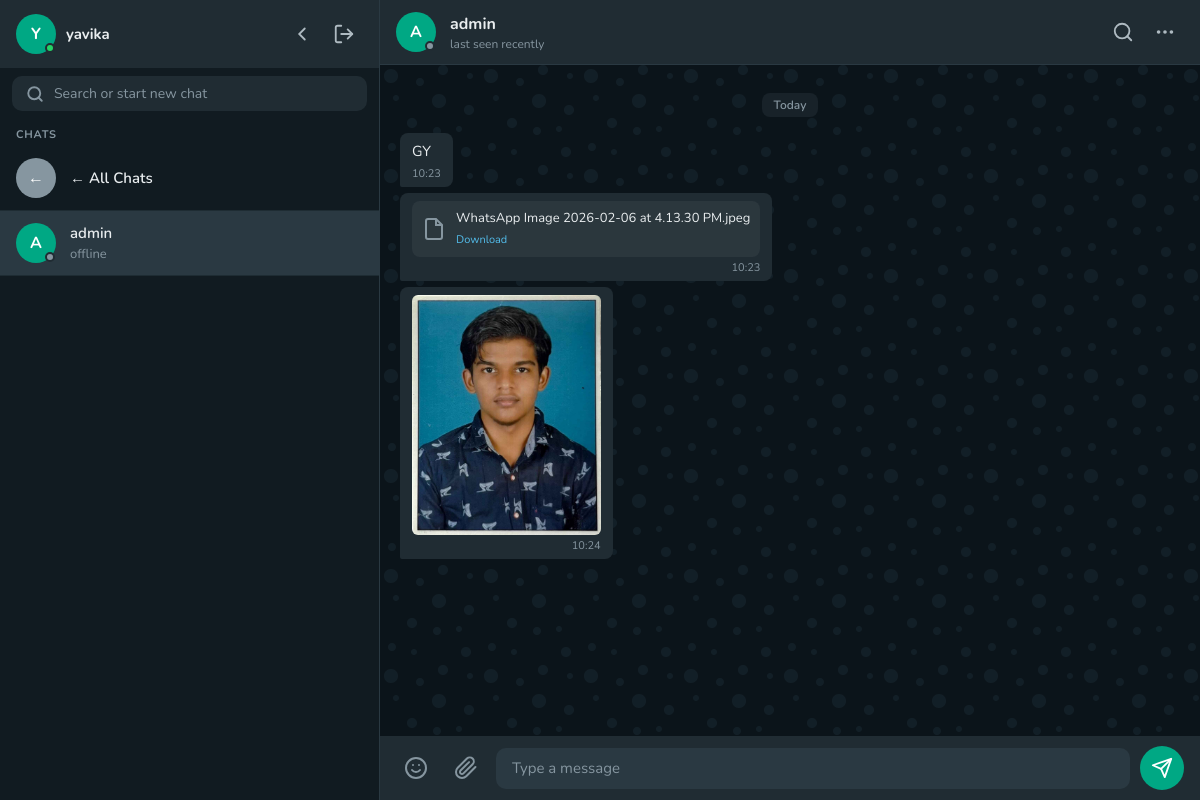
/chat/1_4/ (signed in), run on the app's committed database.
### chat/models.py (models this page shows, shortened)
class Message(models.Model):
    MESSAGE_TYPES = (
        ('text',  'Text'),
        ('image', 'Image'),
        ('file',  'File'),
    )
    room_name    = models.CharField(max_length=255)
    sender       = models.ForeignKey(User, on_delete=models.CASCADE)
    content      = models.TextField(blank=True)
    file_url     = models.TextField(blank=True, null=True)   # ← ADDED
    message_type = models.CharField(max_length=10, choices=MESSAGE_TYPES, default='text')
    timestamp    = models.DateTimeField(auto_now_add=True)
    is_read      = models.BooleanField(default=False)
    deleted_for_everyone = models.BooleanField(default=False)  # ← ADDED
    class Meta:
        ordering = ['timestamp']

### chat/views.py (the view)
# urls.py: path('chat/<str:room_name>/',     views.room,         name='room'),
@login_required
def room(request, room_name):
    ids        = room_name.split('_')
    other_id   = ids[1] if str(request.user.id) == ids[0] else ids[0]
    other_user = User.objects.get(id=other_id)
    messages   = Message.objects.filter(room_name=room_name)
    profile    = UserProfile.objects.filter(user=other_user).first()
    Message.objects.filter(room_name=room_name, is_read=False).exclude(sender=request.user).update(is_read=True)
    return render(request, 'chat/room.html', {
        'room_name':    room_name,
        'other_user':   other_user,
        'messages':     messages,
        'current_user': request.user,
        'is_online':    profile.is_online if profile else False,
    })

### templates/chat/room.html (shortened to what this page needs)
<!DOCTYPE html>
<html lang="en">
<head>
</head>
<body>
<div class="sidebar">
  <div class="sidebar-header">
    <div class="user-info">
      <div class="avatar">{{ request.user.username|slice:":1" }}<span class="online-dot"></span></div>
      <span class="user-name">{{ request.user.username }}</span>
    </div>
    <div style="display:flex;gap:4px">
      <a href="{% url 'index' %}" class="icon-btn"><svg viewBox="0 0 24 24" fill="none" stroke="currentColor" stroke-width="2" stroke-linecap="round"><polyline points="15 18 9 12 15 6"/></svg></a>
      <a href="{% url 'logout' %}" class="icon-btn"><svg viewBox="0 0 24 24" fill="none" stroke="currentColor" stroke-width="2" stroke-linecap="round" stroke-linejoin="round"><path d="M9 21H5a2 2 0 0 1-2-2V5a2 2 0 0 1 2-2h4"/><polyline points="16 17 21 12 16 7"/><line x1="21" y1="12" x2="9" y2="12"/></svg></a>
    </div>
  </div>
  <div class="search-wrap">
    <div class="search-box">
      <svg viewBox="0 0 24 24" fill="none" stroke="currentColor" stroke-width="2.5" stroke-linecap="round" stroke-linejoin="round"><circle cx="11" cy="11" r="8"/><line x1="21" y1="21" x2="16.65" y2="16.65"/></svg>
      <input type="text" placeholder="Search or start new chat"/>
    </div>
  </div>
  <div class="contacts-label">Chats</div>
  <div class="contacts">
    <a href="{% url 'index' %}" class="contact-item">
      <div class="avatar" style="background:#8696a0">←</div>
      <div class="contact-info"><div class="contact-name">← All Chats</div></div>
    </a>
    <div class="contact-item active">
      <div class="avatar">{{ other_user.username|slice:":1" }}
        {% if is_online %}<span class="online-dot"></span>{% else %}<span class="offline-dot"></span>{% endif %}
      </div>
      <div class="contact-info">
        <div class="contact-name">{{ other_user.username }}</div>
        <div class="contact-last">{% if is_online %}online{% else %}offline{% endif %}</div>
      </div>
    </div>
  </div>
</div>
<div class="chat-area">
  <div class="chat-header">
    <div class="avatar">{{ other_user.username|slice:":1" }}
      {% if is_online %}<span class="online-dot"></span>{% else %}<span class="offline-dot"></span>{% endif %}
    </div>
    <div class="header-user">
      <div class="header-name">{{ other_user.username }}</div>
      <div class="header-status {% if is_online %}status-online{% else %}status-offline{% endif %}" id="headerStatus">
        {% if is_online %}online{% else %}last seen recently{% endif %}
      </div>
    </div>
    <div style="display:flex;gap:4px">
      <button class="icon-btn"><svg viewBox="0 0 24 24" fill="none" stroke="currentColor" stroke-width="2" stroke-linecap="round" stroke-linejoin="round"><circle cx="11" cy="11" r="8"/><line x1="21" y1="21" x2="16.65" y2="16.65"/></svg></button>
      <button class="icon-btn"><svg viewBox="0 0 24 24" fill="none" stroke="currentColor" stroke-width="2" stroke-linecap="round" stroke-linejoin="round"><circle cx="12" cy="12" r="1"/><circle cx="19" cy="12" r="1"/><circle cx="5" cy="12" r="1"/></svg></button>
    </div>
  </div>
  <div class="messages" id="messageContainer">
    <div class="date-divider"><span>Today</span></div>
    {% for msg in messages %}
    <div class="msg-row {% if msg.sender == current_user %}sent{% else %}received{% endif %}" data-id="{{ msg.id }}" data-sender="{{ msg.sender.id }}">
      <div class="bubble">
        {% if msg.deleted_for_everyone %}
          <div class="deleted-msg">
            <svg width="14" height="14" viewBox="0 0 24 24" fill="none" stroke="currentColor" stroke-width="2"><polyline points="3 6 5 6 21 6"/><path d="M19 6l-1 14H6L5 6"/><path d="M10 11v6"/><path d="M14 11v6"/><path d="M9 6V4h6v2"/></svg>
            This message was deleted
          </div>
        {% elif msg.message_type == 'image' and msg.file_url %}
          <img src="{{ msg.file_url }}" onclick="openLightbox(this.src)" alt="image"/>
        {% elif msg.message_type == 'file' and msg.file_url %}
          <div class="file-bubble">
            <svg width="24" height="24" viewBox="0 0 24 24" fill="none" stroke="currentColor" stroke-width="2"><path d="M14 2H6a2 2 0 0 0-2 2v16a2 2 0 0 0 2 2h12a2 2 0 0 0 2-2V8z"/><polyline points="14 2 14 8 20 8"/></svg>
            <div><div class="file-name">{{ msg.content }}</div><a class="file-link" href="{{ msg.file_url }}" download>Download</a></div>
          </div>
        {% else %}
          <div class="text">{{ msg.content }}</div>
        {% endif %}
        <div class="meta">
          <span class="time">{{ msg.timestamp|time:"H:i" }}</span>
        </div>
      </div>
    </div>
    {% endfor %}
  </div>
  <div class="input-area">
    <button class="emoji-btn"><svg viewBox="0 0 24 24" fill="none" stroke="currentColor" stroke-width="2" stroke-linecap="round" stroke-linejoin="round"><circle cx="12" cy="12" r="10"/><path d="M8 14s1.5 2 4 2 4-2 4-2"/><line x1="9" y1="9" x2="9.01" y2="9"/><line x1="15" y1="9" x2="15.01" y2="9"/></svg></button>
    <button class="attach-btn" id="attachToggle"><svg viewBox="0 0 24 24" fill="none" stroke="currentColor" stroke-width="2" stroke-linecap="round" stroke-linejoin="round"><path d="M21.44 11.05l-9.19 9.19a6 6 0 0 1-8.49-8.49l9.19-9.19a4 4 0 0 1 5.66 5.66l-9.2 9.19a2 2 0 0 1-2.83-2.83l8.49-8.48"/></svg></button>
    <textarea class="msg-input" id="msgInput" placeholder="Type a message" rows="1"></textarea>
    <button class="send-btn" id="sendBtn"><svg viewBox="0 0 24 24" fill="none" stroke="currentColor" stroke-width="2" stroke-linecap="round" stroke-linejoin="round"><line x1="22" y1="2" x2="11" y2="13"/><polygon points="22 2 15 22 11 13 2 9 22 2"/></svg></button>
  </div>
</div>
</body>
</html>

### data on the page
Message: content "GY", timestamp "10:23"
Message: content "WhatsApp Image 2026-02-06 at 4.13.30 PM.jpeg", timestamp "10:23"
Message: file_url (picture), timestamp "10:24"

### other printed values
{{ request.user.username|slice:":1" }} "Y"
{{ request.user.username }} "yavika"
{{ other_user.username|slice:":1" }} "A"
{{ other_user.username }} "admin"
